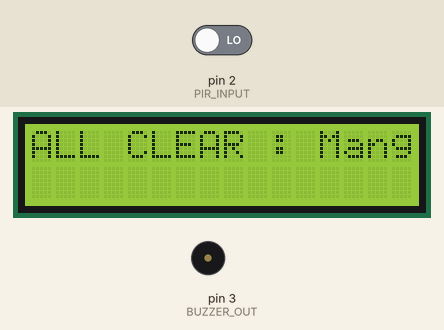
Bench run of a sketch on a simulated Arduino Uno, built with avr-gcc and run on an emulated ATmega328P. Shown: 16×2 character LCD, buzzer (waves = sounding, pin HIGH). Inputs (shaded band) come from the test bench; at power-on: pin 2 (PIR_INPUT) LOW.

Above: at 1.2 s.
1.3 s: pin 2 (PIR_INPUT) driven HIGH
At 2.5 s:
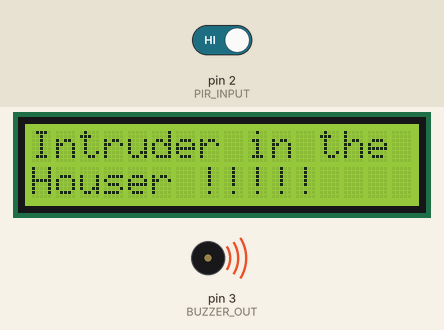
2.8 s: pin 2 (PIR_INPUT) driven LOW
At 4.8 s:
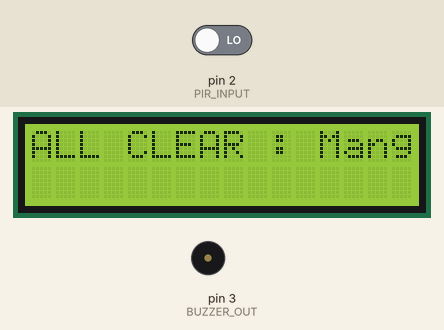
Timing chart, 0 to 6.3 s (numbered marks = the images above; inputs shaded):
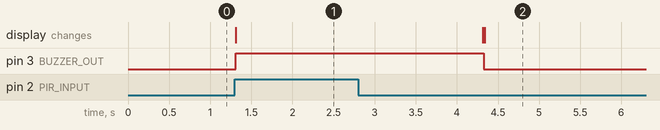

Measured:
- after the input at 1.3 s, pin 3 (BUZZER_OUT): LOW → HIGH at once; the display: changes at once (image 1)
- after the input at 2.8 s, pin 3 (BUZZER_OUT): HIGH → LOW after 1.5 s; the display: first differs from a run without the input after 1.5 s (image 2)

The sketch:

pir_sensor1.ino
```cpp
#include <LiquidCrystal.h>


#define PIR_INPUT 2
#define BUZZER_OUT 3


LiquidCrystal lcd(13, 12, 11,10,9,8);

void check_for_intruder(){

  boolean sensorval = digitalRead(PIR_INPUT);
  if(sensorval == 1)
  {
  	digitalWrite(BUZZER_OUT, HIGH);
    lcd.setCursor(0,0);
  	lcd.print("Intruder in the ");
    lcd.setCursor(0,1);
    lcd.print("Houser !!!!!");
    delay(3000);
  	lcd.clear();

  }
  else{
  	lcd.print("SAMPIS");
  	digitalWrite(BUZZER_OUT,LOW);
  }
delay(10);

}

 void setup()
{
	pinMode(BUZZER_OUT,OUTPUT);
  	pinMode(PIR_INPUT, INPUT);
  	Serial.begin(9600);
	lcd.begin(16,2);
}

void loop(){
lcd.setCursor(0,0);
lcd.print("ALL CLEAR : Mang" );
check_for_intruder();
lcd.print("Sampis");
}
```
